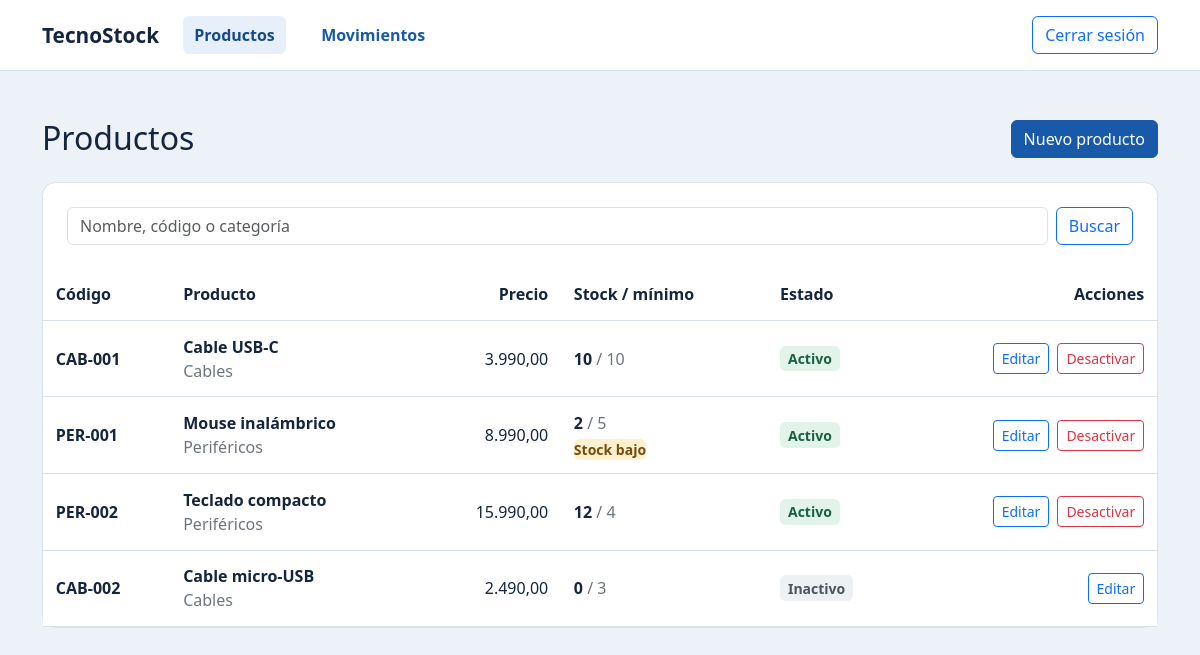
The app's page /aplicacion/productos.php (signed in) with its own data.
### tables this page shows
CREATE TABLE producto (
    id_producto  INT UNSIGNED AUTO_INCREMENT PRIMARY KEY,
    codigo       VARCHAR(30)   NOT NULL,
    nombre       VARCHAR(120)  NOT NULL,
    id_categoria INT UNSIGNED  NOT NULL,
    descripcion  VARCHAR(255),
    precio       DECIMAL(12,2) NOT NULL,
    stock_actual INT           NOT NULL DEFAULT 0,
    stock_minimo INT           NOT NULL DEFAULT 0,
    estado       TINYINT       NOT NULL DEFAULT 1,
    CONSTRAINT uq_producto_codigo UNIQUE (codigo),
    CONSTRAINT chk_producto_codigo CHECK (CHAR_LENGTH(TRIM(codigo)) > 0),
    CONSTRAINT chk_producto_precio CHECK (precio >= 0),
    CONSTRAINT chk_producto_stock_actual CHECK (stock_actual >= 0),
    CONSTRAINT chk_producto_stock_minimo CHECK (stock_minimo >= 0),
    CONSTRAINT chk_producto_estado CHECK (estado IN (0, 1)),
    CONSTRAINT fk_producto_categoria FOREIGN KEY (id_categoria)
        REFERENCES categoria (id_categoria) ON DELETE RESTRICT
);

CREATE TABLE categoria (
    id_categoria INT UNSIGNED AUTO_INCREMENT PRIMARY KEY,
    nombre       VARCHAR(80)  NOT NULL,
    descripcion  VARCHAR(255),
    estado       TINYINT      NOT NULL DEFAULT 1,
    CONSTRAINT uq_categoria_nombre UNIQUE (nombre),
    CONSTRAINT chk_categoria_estado CHECK (estado IN (0, 1))
);

### aplicacion/db.php (called while the page is built, shortened)
<?php
function conectarBaseDeDatos(): PDO
{
    $usuario = getenv('TECNOSTOCK_DB_USER') ?: 'root';
    $clave = getenv('TECNOSTOCK_DB_PASSWORD');
    return new PDO(
        'mysql:host=127.0.0.1;port=3306;dbname=tecnostock;charset=utf8mb4',
        $usuario,
        $clave === false ? '' : $clave,
        [
            PDO::ATTR_ERRMODE => PDO::ERRMODE_EXCEPTION,
            PDO::ATTR_DEFAULT_FETCH_MODE => PDO::FETCH_ASSOC,
            PDO::ATTR_EMULATE_PREPARES => false,
        ]
    );
}

### aplicacion/catalogo.php (called while the page is built, shortened)
<?php
function listarProductos(PDO $conexion, string $busqueda): array
{
    $termino = '%' . strtr($busqueda, ['!' => '!!', '%' => '!%', '_' => '!_']) . '%';
    $consulta = $conexion->prepare(
        <<<'SQL'
        SELECT p.id_producto, p.codigo, p.nombre, p.precio, p.stock_actual,
               p.stock_minimo, p.estado, c.nombre AS categoria
        FROM producto AS p
        JOIN categoria AS c ON c.id_categoria = p.id_categoria
        WHERE p.nombre LIKE :nombre ESCAPE '!'
           OR p.codigo LIKE :codigo ESCAPE '!'
           OR c.nombre LIKE :categoria ESCAPE '!'
        ORDER BY p.estado DESC, p.nombre, p.id_producto
        SQL
    );
    $consulta->execute([
        'nombre' => $termino,
        'codigo' => $termino,
        'categoria' => $termino,
    ]);
    return $consulta->fetchAll();
}

### aplicacion/productos.php (the view, shortened to what this page needs)
<?php
require_once __DIR__ . '/db.php';
require_once __DIR__ . '/catalogo.php';
require_once __DIR__ . '/vista.php';
$entrada = $_GET['q'] ?? '';
$busqueda = is_string($entrada) && mb_check_encoding($entrada, 'UTF-8')
    ? mb_substr(trim($entrada), 0, 120, 'UTF-8')
    : '';
$productos = [];
$error = '';
try {
    $productos = listarProductos(conectarBaseDeDatos(), $busqueda);
} catch (PDOException $excepcion) {
    error_log('TecnoStock: error de listado ' . $excepcion->getCode());
    http_response_code(503);
    $error = 'No se pudo cargar el catálogo. Revisa MySQL en XAMPP e inténtalo de nuevo.';
}
?>
<!doctype html>
<html lang="es">
<head>
    <link rel="stylesheet" href="assets/bootstrap.min.css">
    <link rel="stylesheet" href="assets/estilos.css">
</head>
<body>
    <main class="container-xl py-4 py-md-5">
        <div class="d-flex flex-wrap align-items-center justify-content-between gap-3 mb-4">
            <h1 class="h2 mb-0">Productos</h1>
            <a class="btn btn-primary" href="producto_formulario.php">Nuevo producto</a>
        </div>
        <div class="superficie-catalogo">
            <form class="d-flex flex-wrap gap-2 p-3 p-md-4" method="get" action="productos.php" role="search">
                <input class="form-control campo-busqueda" id="buscar-producto" name="q" type="search"
                       maxlength="120" placeholder="Nombre, código o categoría" value="<?= escaparHtml($busqueda) ?>">
                <button class="btn btn-outline-primary" type="submit">Buscar</button>
            </form>
            <?php if ($error !== ''): ?>
                <p class="border-top m-0 p-4" role="alert"><?= escaparHtml($error) ?></p>
            <?php elseif ($productos === []): ?>
                <p class="border-top m-0 p-4">
                    <?= $busqueda === '' ? 'Todavía no hay productos.' : 'No encontramos productos con esa búsqueda.' ?>
                </p>
            <?php else: ?>
                <div class="table-responsive" tabindex="0" role="region" aria-label="Listado de productos">
                    <table class="table tabla-catalogo align-middle m-0" aria-label="Productos del inventario">
                        <thead>
                            <tr>
                                <th scope="col">Código</th>
                                <th scope="col">Producto</th>
                                <th scope="col" class="text-end">Precio</th>
                                <th scope="col" class="text-nowrap">Stock / mínimo</th>
                                <th scope="col">Estado</th>
                                <th scope="col" class="text-end">Acciones</th>
                            </tr>
                        </thead>
                        <tbody>
                            <?php foreach ($productos as $producto): ?>
                                <?php
                                $idProducto = (int) $producto['id_producto'];
                                $activo = (int) $producto['estado'] === 1;
                                $stockActual = (int) $producto['stock_actual'];
                                $stockMinimo = (int) $producto['stock_minimo'];
                                $stockBajo = $activo && $stockActual < $stockMinimo;
                                ?>
                                <tr>
                                    <th scope="row" class="text-nowrap"><?= escaparHtml($producto['codigo']) ?></th>
                                    <td>
                                        <span class="d-block fw-semibold"><?= escaparHtml($producto['nombre']) ?></span>
                                        <span class="text-secondary"><?= escaparHtml($producto['categoria']) ?></span>
                                    </td>
                                    <td class="text-end text-nowrap">
                                        <?= number_format((float) $producto['precio'], 2, ',', '.') ?>
                                    </td>
                                    <td class="text-nowrap">
                                        <strong><?= $stockActual ?></strong>
                                        <span class="text-secondary"> / <?= $stockMinimo ?></span>
                                        <?php if ($stockBajo): ?>
                                            <span class="alerta-stock d-table mt-1">Stock bajo</span>
                                        <?php endif; ?>
                                    </td>
                                    <td>
                                        <span class="estado-producto <?= $activo ? 'estado-activo' : 'estado-inactivo' ?>">
                                            <?= $activo ? 'Activo' : 'Inactivo' ?>
                                        </span>
                                    </td>
                                    <td>
                                        <div class="d-flex justify-content-end gap-2">
                                            <a class="btn btn-sm btn-outline-primary"
                                               href="producto_formulario.php?id=<?= $idProducto ?>"
                                               aria-label="Editar <?= escaparHtml($producto['codigo']) ?>">Editar</a>
                                            <?php if ($activo): ?>
                                                <form method="post" action="producto_desactivar.php" data-desactivar>
                                                    <button class="btn btn-sm btn-outline-danger" type="submit"
                                                        aria-label="Desactivar <?= escaparHtml($producto['codigo']) ?>">
                                                        Desactivar
                                                    </button>
                                                </form>
                                            <?php endif; ?>
                                        </div>
                                    </td>
                                </tr>
                            <?php endforeach; ?>
                        </tbody>
                    </table>
                </div>
            <?php endif; ?>
        </div>
    </main>
</body>
</html>

### aplicacion/assets/estilos.css (style rules this page uses)
:root { --tecnostock-tinta: #14253e; --tecnostock-acento: #1859aa; --tecnostock-fondo: #edf2f8; --tecnostock-borde: #d8e2ee; }
body { color: var(--tecnostock-tinta); background: var(--tecnostock-fondo); }
.btn-primary { --bs-btn-bg: var(--tecnostock-acento); --bs-btn-border-color: var(--tecnostock-acento); --bs-btn-hover-bg: #114683; --bs-btn-hover-border-color: #114683; --bs-btn-active-bg: #0e3d74; --bs-btn-active-border-color: #0e3d74; }
.superficie-catalogo { background: #fff; border: 1px solid var(--tecnostock-borde); border-radius: 0.85rem; }
.campo-busqueda { width: auto; min-width: 0; flex: 1 1 14rem; }
.tabla-catalogo { --bs-table-color: var(--tecnostock-tinta); --bs-table-border-color: var(--tecnostock-borde); }
.tabla-catalogo > :not(caption) > * > * { padding: 0.85rem 0.8rem; }
.tabla-catalogo thead { background: #f4f7fb; box-shadow: inset 0 1px var(--tecnostock-borde); }
.estado-producto, .alerta-stock, .tipo-salida { display: inline-block; padding: 0.15rem 0.5rem; border-radius: 0.35rem; font-size: 0.875rem; font-weight: 600; }
.estado-activo { color: #196241; background: #e2f3e9; }
.estado-inactivo { color: #485562; background: #edf1f4; }
.alerta-stock, .tipo-salida { color: #764c0d; background: #fff0ce; }

### records on screen
producto: codigo "CAB-001", nombre "Cable USB-C", id_categoria.nombre "Cables", precio "3.990,00", stock_actual "10", stock_minimo "10", estado "Activo"
producto: codigo "PER-001", nombre "Mouse inalámbrico", id_categoria.nombre "Periféricos", precio "8.990,00", stock_actual "2", stock_minimo "5", estado "Stock bajo"
producto: codigo "PER-002", nombre "Teclado compacto", id_categoria.nombre "Periféricos", precio "15.990,00", stock_actual "12", stock_minimo "4", estado "Activo"
producto: codigo "CAB-002", nombre "Cable micro-USB", id_categoria.nombre "Cables", precio "2.490,00", stock_actual "0", stock_minimo "3", estado "Inactivo"
